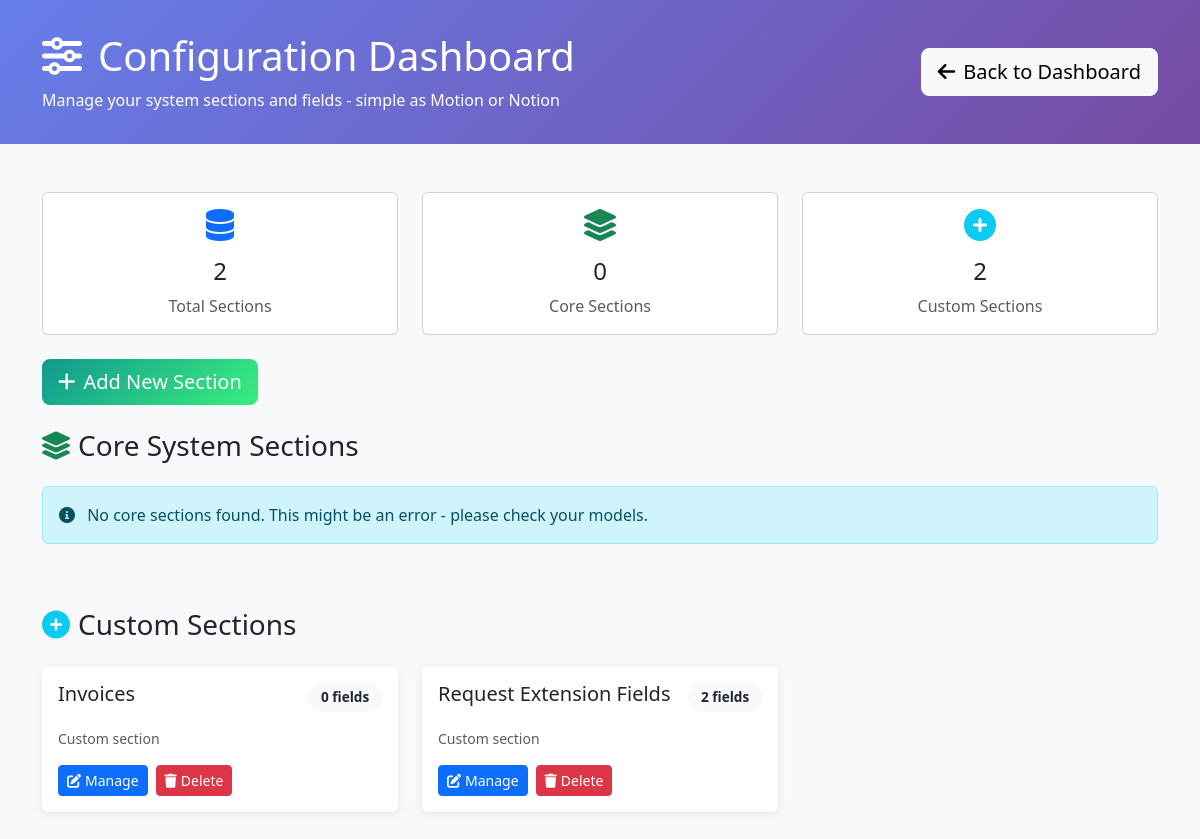
Before: /configuration/ (signed in) with the older database file.
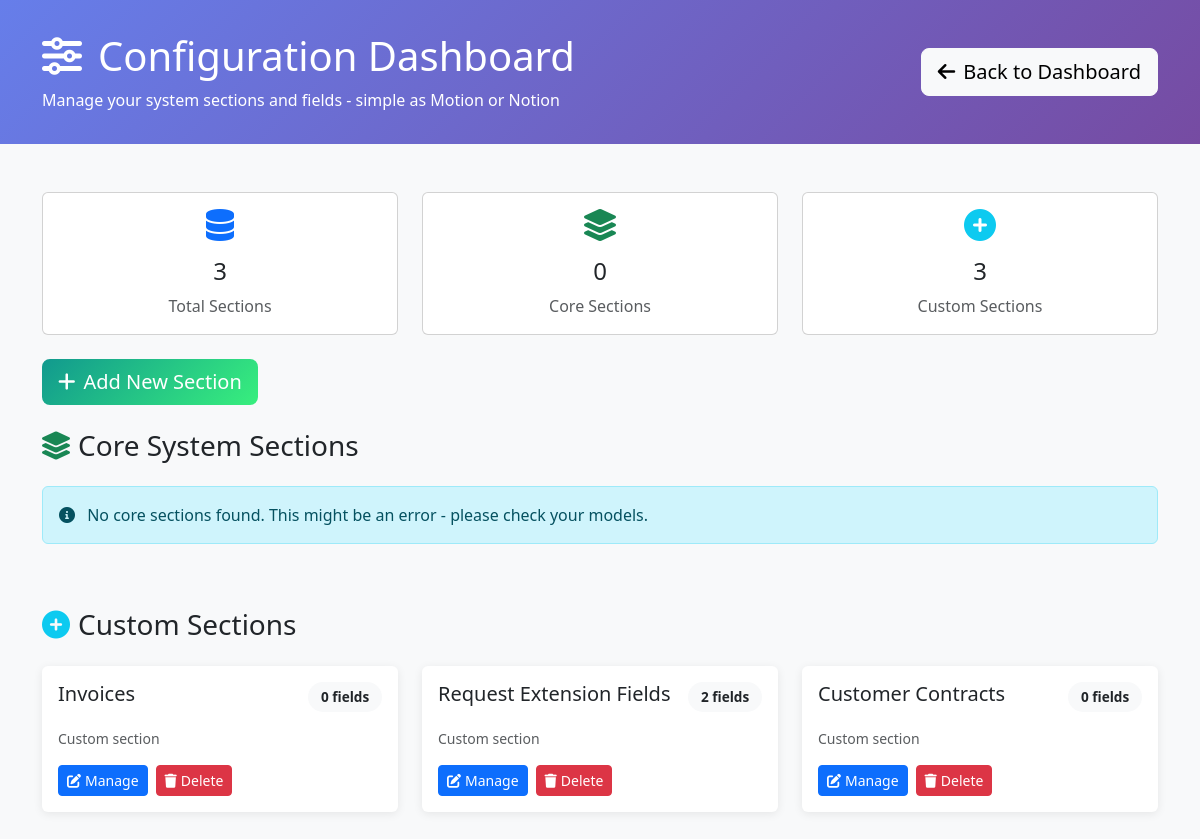
After: the same page with the newer database file.
### requests/models.py (models this page shows, shortened)
class DynamicModel(models.Model):
    name = models.CharField(max_length=100, unique=True, help_text="Model name (e.g., 'Invoice')")
    app_label = models.CharField(max_length=100, default='requests', help_text="Django app where model belongs")
    table_name = models.CharField(max_length=100, unique=True, help_text="Database table name")
    display_name = models.CharField(max_length=100, help_text="Human-readable name for admin")
    description = models.TextField(blank=True, help_text="Description of this model's purpose")
    ordering_fields = models.JSONField(default=list, help_text="Fields to use for default ordering")
    is_active = models.BooleanField(default=True, help_text="Whether this model is active in the system")
    created_at = models.DateTimeField(auto_now_add=True)
    updated_at = models.DateTimeField(auto_now=True)
    class Meta:
        verbose_name = "Dynamic Model"
        verbose_name_plural = "Dynamic Models"
        ordering = ['name']

### requests/configuration_views.py (the view)
# urls.py: path('', configuration_views.configuration_dashboard, name='dashboard'),
@staff_member_required
def configuration_dashboard(request):
    existing_models = []
    core_models = {
        'accounts.Company': 'Companies & Accounts',
        'requests.Request': 'Booking Requests',
        'agreements.Agreement': 'Agreements & Contracts',
        'sales_calls.SalesCall': 'Sales Calls & Meetings',
        'requests.RoomEntry': 'Room Occupancies'
    }
    for model_path, display_name in core_models.items():
        try:
            model = apps.get_model(model_path)
            field_count = len(model._meta.fields)
            dynamic_fields_count = DynamicField.objects.filter(
                existing_model_name=model_path,
                is_active=True
            ).count()
            existing_models.append({
                'name': model_path,
                'display_name': display_name,
                'model': model,
                'field_count': field_count,
                'dynamic_fields_count': dynamic_fields_count,
                'total_fields': field_count + dynamic_fields_count,
                'is_core': True
            })
        except Exception as e:
            print(f"Error loading model {model_path}: {e}")
    dynamic_models = []
    for dm in DynamicModel.objects.filter(is_active=True):
        field_count = dm.fields.filter(is_active=True).count()
        dynamic_models.append({
            'id': dm.id,
            'name': f"{dm.app_label}.{dm.name}",
            'display_name': dm.display_name,
            'field_count': field_count,
            'dynamic_fields_count': 0,
            'total_fields': field_count,
            'is_core': False,
            'model': dm
        })
    context = {
        'existing_models': existing_models,
        'dynamic_models': dynamic_models,
        'total_sections': len(existing_models) + len(dynamic_models)
    }
    return render(request, 'configuration/dashboard.html', context)

### requests/templates/configuration/dashboard.html (shortened to what the changed rows need)
<!DOCTYPE html>
<html lang="en">
<head>
    <link href="https://cdn.jsdelivr.net/npm/bootstrap@5.3.0/dist/css/bootstrap.min.css" rel="stylesheet">
    <link href="https://cdnjs.cloudflare.com/ajax/libs/font-awesome/6.0.0/css/all.min.css" rel="stylesheet">
</head>
<body class="bg-light">
    <div class="config-header">
        <div class="container">
            <div class="row align-items-center">
                <div class="col-md-8">
                    <h1 class="mb-2">
                        <i class="fas fa-sliders-h me-3"></i>Configuration Dashboard
                    </h1>
                </div>
            </div>
        </div>
    </div>
    <div class="container my-5">
        <div class="row mb-4">
            <div class="col-md-4">
                <div class="card text-center">
                    <div class="card-body">
                        <i class="fas fa-database fa-2x text-primary mb-3"></i>
                        <h4>{{ total_sections }}</h4>
                        <p class="text-muted mb-0">Total Sections</p>
                    </div>
                </div>
            </div>
            <div class="col-md-4">
                <div class="card text-center">
                    <div class="card-body">
                        <i class="fas fa-plus-circle fa-2x text-info mb-3"></i>
                        <h4>{{ dynamic_models|length }}</h4>
                        <p class="text-muted mb-0">Custom Sections</p>
                    </div>
                </div>
            </div>
        </div>
        {% if dynamic_models %}
        <div class="row mt-5">
            <div class="col-12">
                <div class="row">
                    {% for model in dynamic_models %}
                    <div class="col-lg-6 col-xl-4 mb-4">
                        <div class="card section-card h-100">
                            <div class="card-body">
                                <div class="d-flex justify-content-between align-items-start mb-3">
                                    <h5 class="card-title mb-0">{{ model.display_name }}</h5>
                                    <span class="field-count">
                                        {{ model.total_fields }} fields
                                    </span>
                                </div>
                                <p class="text-muted small mb-3">
                                    Custom section
                                </p>
                                <div class="d-flex gap-2">
                                    <a href="{% url 'configuration:section_fields' model.id %}?dynamic=true"
                                       class="btn btn-primary btn-sm">
                                        <i class="fas fa-edit me-1"></i>Manage
                                    </a>
                                    <button class="btn btn-danger btn-sm"
                                            onclick="deleteSection({{ model.id }}, '{{ model.display_name }}')">
                                        <i class="fas fa-trash me-1"></i>Delete
                                    </button>
                                </div>
                            </div>
                        </div>
                    </div>
                    {% endfor %}
                </div>
            </div>
        </div>
        {% endif %}
    </div>
</body>
</html>

Changed rows visible on the page:
added DynamicModel: display_name "Customer Contracts", total_fields "0"
Other visible differences:
{{ total_sections }}: "2" → "3"
{{ dynamic_models|length }}: "2" → "3"
